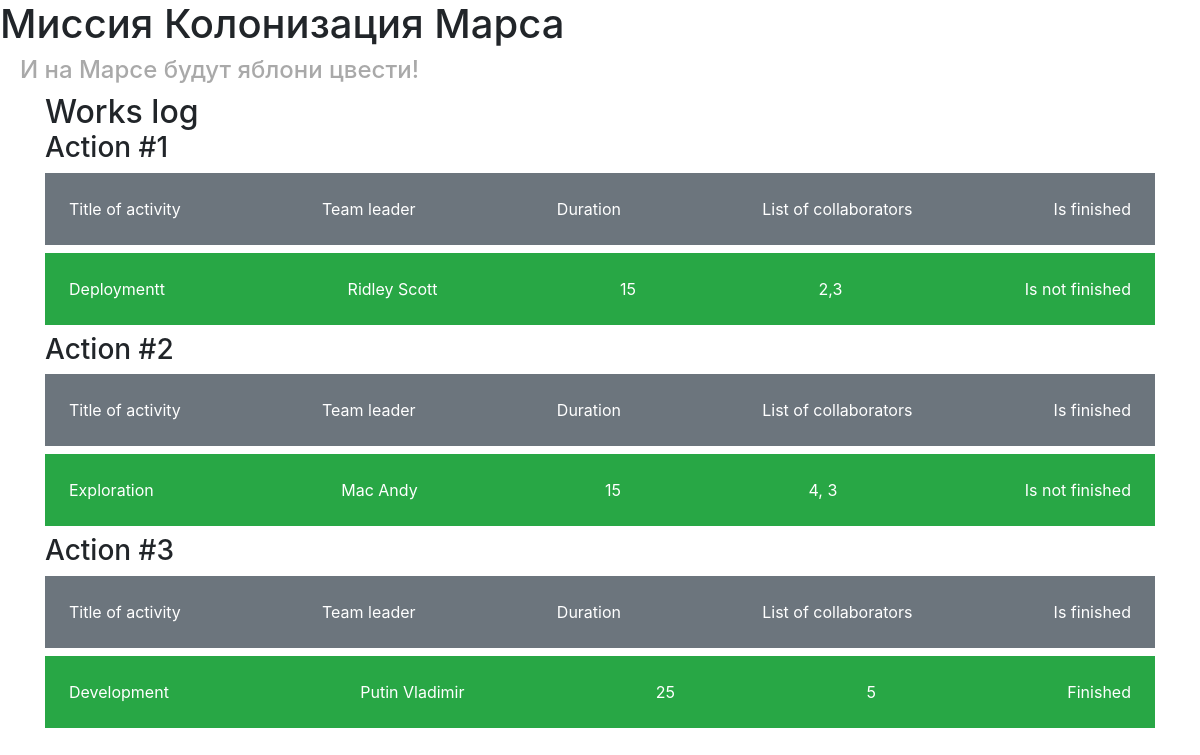
The page / on the database its author committed.
### data/jobs.py (models this page shows)
class Jobs(SqlAlchemyBase):
    __tablename__ = 'jobs'
    id = sqlalchemy.Column(sqlalchemy.Integer, autoincrement=True, primary_key=True)
    team_leader = sqlalchemy.Column(sqlalchemy.Integer, sqlalchemy.ForeignKey("users.id"))
    job = sqlalchemy.Column(sqlalchemy.String)
    work_size = sqlalchemy.Column(sqlalchemy.Integer)
    collaborators = sqlalchemy.Column(sqlalchemy.String)
    start_date = sqlalchemy.Column(sqlalchemy.DateTime)
    end_date = sqlalchemy.Column(sqlalchemy.DateTime)
    is_finished = sqlalchemy.Column(sqlalchemy.Boolean)
    user = orm.relation("User")

### data/users.py (models this page shows)
class User(SqlAlchemyBase):
    __tablename__ = 'users'
    id = sqlalchemy.Column(sqlalchemy.Integer, autoincrement=True, primary_key=True)
    surname = sqlalchemy.Column(sqlalchemy.String)
    name = sqlalchemy.Column(sqlalchemy.String)
    age = sqlalchemy.Column(sqlalchemy.Integer)
    position = sqlalchemy.Column(sqlalchemy.String)
    speciality = sqlalchemy.Column(sqlalchemy.String)
    address = sqlalchemy.Column(sqlalchemy.String)
    email = sqlalchemy.Column(sqlalchemy.String, unique=True)
    hashed_password = sqlalchemy.Column(sqlalchemy.String)
    modified_date = sqlalchemy.Column(sqlalchemy.DateTime)

### main.py (the view)
@app.route('/')
def index():
    session = db_session.create_session()
    jobs = []
    users = []
    for job in session.query(Jobs).all():
        jobs.append(job)
    for user in session.query(User).all():
        users.append(user)
    return render_template('index.html', title="Журнал работ", actions=jobs, users=users)

### data/db_session.py (called while the page is built)
def create_session() -> Session:
    global __factory
    return __factory()

### templates/index.html
{% extends "base.html" %}
{% block content %}
    <h2>Works log</h2>
    {% for action in actions %}
        <h3>Action #{{ loop.index }}</h3>
        <div class="p-3 mb-2 bg-secondary text-white">
            <div class="d-flex justify-content-between">
                <div class="p-2 bd-highlight">
                    Title of activity
                </div>
                <div class="p-2 bd-highlight">
                    Team leader
                </div>
                <div class="p-2 bd-highlight">
                    Duration
                </div>
                <div class="p-2 bd-highlight">
                    List of collaborators
                </div>
                <div class="p-2 bd-highlight">
                    Is finished
                </div>
            </div>
        </div>
        <div class="p-3 mb-2 bg-success text-white">
            <div class="d-flex justify-content-between">
                <div class="p-2 bd-highlight">
                    {{ action.job }}
                </div>
                <div class="p-2 bd-highlight">
                    {% for user in users %}
                        {% if user.id == action.team_leader %}
                            {{ user.name }} {{ user.surname }}
                        {% endif %}
                    {% endfor %}
                </div>
                <div class="p-2 bd-highlight">
                    {{ action.work_size }}
                </div>
                <div class="p-2 bd-highlight">
                    {{ action.collaborators }}
                </div>
                <div class="p-2 bd-highlight">
                    {% if action.is_finished == False %}
                        Is not finished
                    {% else %}
                        Finished
                    {% endif %}
                </div>
            </div>
        </div>
    {% endfor %}
{% endblock %}

### templates/base.html (shortened to what this page needs)
<!doctype html>
<html lang="en">
<head>
    <link rel="stylesheet" href="https://stackpath.bootstrapcdn.com/bootstrap/4.4.1/css/bootstrap.min.css"
>
    <link rel="stylesheet" href="/static/style.css">
</head>
<body>
    <header>
        <h1>Миссия Колонизация Марса</h1>
        <h4>И на Марсе будут яблони цвести!</h4>
    </header>
    <main role="main" class="container">
        {% block content %}{% endblock %}
    </main>
</body>
</html>

### static/style.css (style rules this page uses)
h4 { color: darkgrey; padding-left: 20px; }
h2 { margin: auto; }

### rows shown on the page
Jobs: job "Deploymentt", work_size "15", collaborators "2,3", is_finished "Is not finished"
User: name "Ridley", surname "Scott"
Jobs: job "Exploration", work_size "15", collaborators "4, 3", is_finished "Is not finished"
User: name "Mac", surname "Andy"
Jobs: job "Development", work_size "25", collaborators "5", is_finished "Finished"
User: name "Putin", surname "Vladimir"
